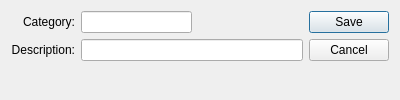
<?xml version="1.0" encoding="UTF-8"?>
<ui version="4.0">
 <comment>This file is part of the xTuple ERP: PostBooks Edition, a free and
open source Enterprise Resource Planning software suite,
Copyright (c) 1999-2011 by OpenMFG LLC, d/b/a xTuple.
It is licensed to you under the Common Public Attribution License
version 1.0, the full text of which (including xTuple-specific Exhibits)
is available at www.xtuple.com/CPAL.  By using this software, you agree
to be bound by its terms.</comment>
 <class>productCategory</class>
 <widget class="QDialog" name="productCategory">
  <property name="geometry">
   <rect>
    <x>0</x>
    <y>0</y>
    <width>400</width>
    <height>100</height>
   </rect>
  </property>
  <property name="windowTitle">
   <string>Product Category</string>
  </property>
  <layout class="QGridLayout" name="gridLayout_2">
   <item row="0" column="0">
    <layout class="QVBoxLayout" name="verticalLayout">
     <item>
      <layout class="QGridLayout" name="gridLayout">
       <item row="0" column="0">
        <widget class="QLabel" name="_categoryLit">
         <property name="text">
          <string>Category:</string>
         </property>
         <property name="alignment">
          <set>Qt::AlignRight|Qt::AlignTrailing|Qt::AlignVCenter</set>
         </property>
        </widget>
       </item>
       <item row="0" column="1">
        <layout class="QHBoxLayout">
         <property name="spacing">
          <number>0</number>
         </property>
         <item>
          <widget class="XLineEdit" name="_category"/>
         </item>
         <item>
          <spacer name="Spacer45">
           <property name="orientation">
            <enum>Qt::Horizontal</enum>
           </property>
           <property name="sizeType">
            <enum>QSizePolicy::Expanding</enum>
           </property>
           <property name="sizeHint" stdset="0">
            <size>
             <width>20</width>
             <height>20</height>
            </size>
           </property>
          </spacer>
         </item>
        </layout>
       </item>
       <item row="1" column="0">
        <widget class="QLabel" name="_descriptionLit">
         <property name="text">
          <string>Description:</string>
         </property>
         <property name="alignment">
          <set>Qt::AlignRight|Qt::AlignTrailing|Qt::AlignVCenter</set>
         </property>
        </widget>
       </item>
       <item row="1" column="1">
        <widget class="XLineEdit" name="_description"/>
       </item>
      </layout>
     </item>
     <item>
      <spacer name="Spacer46">
       <property name="orientation">
        <enum>Qt::Vertical</enum>
       </property>
       <property name="sizeType">
        <enum>QSizePolicy::Expanding</enum>
       </property>
       <property name="sizeHint" stdset="0">
        <size>
         <width>20</width>
         <height>0</height>
        </size>
       </property>
      </spacer>
     </item>
    </layout>
   </item>
   <item row="0" column="1">
    <widget class="QDialogButtonBox" name="_buttonBox">
     <property name="orientation">
      <enum>Qt::Vertical</enum>
     </property>
     <property name="standardButtons">
      <set>QDialogButtonBox::Cancel|QDialogButtonBox::Save</set>
     </property>
    </widget>
   </item>
  </layout>
 </widget>
 <layoutdefault spacing="6" margin="11"/>
 <pixmapfunction>qPixmapFromMimeSource</pixmapfunction>
 <customwidgets>
  <customwidget>
   <class>XLineEdit</class>
   <extends>QLineEdit</extends>
   <header>xlineedit.h</header>
   <container>1</container>
  </customwidget>
 </customwidgets>
 <tabstops>
  <tabstop>_category</tabstop>
  <tabstop>_description</tabstop>
 </tabstops>
 <includes>
  <include location="global">parameter.h</include>
 </includes>
 <resources/>
 <connections/>
</ui>
